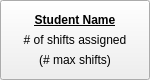
<?xml version="1.0" encoding="UTF-8"?>
<ui version="4.0">
 <class>DisplayStudent</class>
 <widget class="QPushButton" name="DisplayStudent">
  <property name="geometry">
   <rect>
    <x>0</x>
    <y>0</y>
    <width>150</width>
    <height>80</height>
   </rect>
  </property>
  <property name="windowTitle">
  </property>
  <widget class="QLabel" name="labelName">
   <property name="geometry">
    <rect>
     <x>0</x>
     <y>10</y>
     <width>150</width>
     <height>20</height>
    </rect>
   </property>
   <property name="font">
    <font>
     <weight>75</weight>
     <bold>true</bold>
     <underline>true</underline>
    </font>
   </property>
   <property name="text">
    <string>Student Name</string>
   </property>
   <property name="alignment">
    <set>Qt::AlignCenter</set>
   </property>
  </widget>
  <widget class="QLabel" name="labelShiftcount">
   <property name="geometry">
    <rect>
     <x>0</x>
     <y>30</y>
     <width>150</width>
     <height>20</height>
    </rect>
   </property>
   <property name="frameShape">
    <enum>QFrame::NoFrame</enum>
   </property>
   <property name="text">
    <string># of shifts assigned</string>
   </property>
   <property name="alignment">
    <set>Qt::AlignCenter</set>
   </property>
  </widget>
  <widget class="QLabel" name="labelShiftMax">
   <property name="geometry">
    <rect>
     <x>0</x>
     <y>50</y>
     <width>150</width>
     <height>20</height>
    </rect>
   </property>
   <property name="frameShape">
    <enum>QFrame::NoFrame</enum>
   </property>
   <property name="text">
    <string>(# max shifts)</string>
   </property>
   <property name="alignment">
    <set>Qt::AlignCenter</set>
   </property>
  </widget>
 </widget>
 <resources/>
 <connections/>
</ui>
